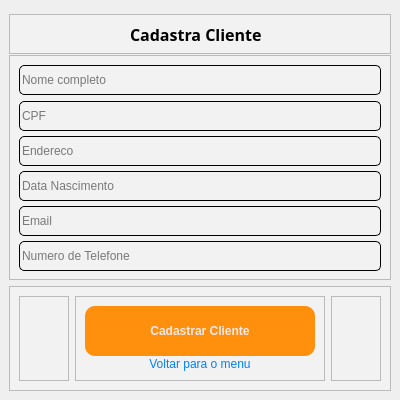
<?xml version="1.0" encoding="UTF-8"?>
<ui version="4.0">
 <class>MainWindow</class>
 <widget class="QMainWindow" name="MainWindow">
  <property name="geometry">
   <rect>
    <x>0</x>
    <y>0</y>
    <width>400</width>
    <height>400</height>
   </rect>
  </property>
  <property name="minimumSize">
   <size>
    <width>400</width>
    <height>400</height>
   </size>
  </property>
  <property name="maximumSize">
   <size>
    <width>400</width>
    <height>400</height>
   </size>
  </property>
  <property name="windowTitle">
   <string>MainWindow</string>
  </property>
  <widget class="QWidget" name="centralwidget">
   <layout class="QVBoxLayout" name="verticalLayout">
    <item>
     <widget class="QFrame" name="login_cabecalho">
      <property name="minimumSize">
       <size>
        <width>0</width>
        <height>40</height>
       </size>
      </property>
      <property name="maximumSize">
       <size>
        <width>16777215</width>
        <height>30</height>
       </size>
      </property>
      <property name="styleSheet">
       <string notr="true">background-color: rgb(242, 242, 243);</string>
      </property>
      <property name="frameShape">
       <enum>QFrame::StyledPanel</enum>
      </property>
      <property name="frameShadow">
       <enum>QFrame::Raised</enum>
      </property>
      <layout class="QHBoxLayout" name="horizontalLayout">
       <item>
        <widget class="QLabel" name="label">
         <property name="minimumSize">
          <size>
           <width>140</width>
           <height>0</height>
          </size>
         </property>
         <property name="maximumSize">
          <size>
           <width>140</width>
           <height>16777215</height>
          </size>
         </property>
         <property name="font">
          <font>
           <family>Noto Sans Georgian</family>
           <pointsize>12</pointsize>
           <weight>75</weight>
           <bold>true</bold>
          </font>
         </property>
         <property name="styleSheet">
          <string notr="true">QLabel{
text-align: center;
}</string>
         </property>
         <property name="text">
          <string>Cadastra Cliente</string>
         </property>
        </widget>
       </item>
      </layout>
     </widget>
    </item>
    <item>
     <widget class="QFrame" name="login_conteudo">
      <property name="maximumSize">
       <size>
        <width>16777215</width>
        <height>600</height>
       </size>
      </property>
      <property name="styleSheet">
       <string notr="true">background-color: rgb(242, 242, 243);</string>
      </property>
      <property name="frameShape">
       <enum>QFrame::StyledPanel</enum>
      </property>
      <property name="frameShadow">
       <enum>QFrame::Raised</enum>
      </property>
      <layout class="QVBoxLayout" name="verticalLayout_3">
       <item>
        <widget class="QLineEdit" name="lineEdit_2">
         <property name="minimumSize">
          <size>
           <width>0</width>
           <height>30</height>
          </size>
         </property>
         <property name="styleSheet">
          <string notr="true">border-width: 1px;
border-color: black;
border-style: solid;
display: inline-block;
border-radius: 5px;</string>
         </property>
         <property name="text">
          <string/>
         </property>
         <property name="placeholderText">
          <string>Nome completo</string>
         </property>
        </widget>
       </item>
       <item>
        <widget class="QLineEdit" name="lineEdit">
         <property name="minimumSize">
          <size>
           <width>0</width>
           <height>30</height>
          </size>
         </property>
         <property name="styleSheet">
          <string notr="true">border-width: 1px;
border-color: black;
border-style: solid;
display: inline-block;
border-radius: 5px;</string>
         </property>
         <property name="placeholderText">
          <string>CPF</string>
         </property>
        </widget>
       </item>
       <item>
        <widget class="QLineEdit" name="lineEdit_4">
         <property name="minimumSize">
          <size>
           <width>0</width>
           <height>30</height>
          </size>
         </property>
         <property name="styleSheet">
          <string notr="true">border-width: 1px;
border-color: black;
border-style: solid;
display: inline-block;
border-radius: 5px;</string>
         </property>
         <property name="placeholderText">
          <string>Endereco</string>
         </property>
        </widget>
       </item>
       <item>
        <widget class="QLineEdit" name="lineEdit_3">
         <property name="minimumSize">
          <size>
           <width>0</width>
           <height>30</height>
          </size>
         </property>
         <property name="styleSheet">
          <string notr="true">border-width: 1px;
border-color: black;
border-style: solid;
display: inline-block;
border-radius: 5px;</string>
         </property>
         <property name="placeholderText">
          <string>Data Nascimento</string>
         </property>
        </widget>
       </item>
       <item>
        <widget class="QLineEdit" name="lineEdit_6">
         <property name="minimumSize">
          <size>
           <width>0</width>
           <height>30</height>
          </size>
         </property>
         <property name="styleSheet">
          <string notr="true">border-width: 1px;
border-color: black;
border-style: solid;
display: inline-block;
border-radius: 5px;</string>
         </property>
         <property name="placeholderText">
          <string>Email</string>
         </property>
        </widget>
       </item>
       <item>
        <widget class="QLineEdit" name="lineEdit_5">
         <property name="minimumSize">
          <size>
           <width>0</width>
           <height>30</height>
          </size>
         </property>
         <property name="styleSheet">
          <string notr="true">border-width: 1px;
border-color: black;
border-style: solid;
display: inline-block;
border-radius: 5px;</string>
         </property>
         <property name="placeholderText">
          <string>Numero de Telefone</string>
         </property>
        </widget>
       </item>
      </layout>
     </widget>
    </item>
    <item>
     <widget class="QFrame" name="login_confirmacao">
      <property name="minimumSize">
       <size>
        <width>0</width>
        <height>105</height>
       </size>
      </property>
      <property name="maximumSize">
       <size>
        <width>16777215</width>
        <height>150</height>
       </size>
      </property>
      <property name="styleSheet">
       <string notr="true">background-color: rgb(242, 242, 243);</string>
      </property>
      <property name="frameShape">
       <enum>QFrame::StyledPanel</enum>
      </property>
      <property name="frameShadow">
       <enum>QFrame::Raised</enum>
      </property>
      <layout class="QHBoxLayout" name="horizontalLayout_3">
       <item>
        <widget class="QFrame" name="frame">
         <property name="frameShape">
          <enum>QFrame::StyledPanel</enum>
         </property>
         <property name="frameShadow">
          <enum>QFrame::Raised</enum>
         </property>
        </widget>
       </item>
       <item>
        <widget class="QFrame" name="frame_2">
         <property name="minimumSize">
          <size>
           <width>250</width>
           <height>0</height>
          </size>
         </property>
         <property name="maximumSize">
          <size>
           <width>230</width>
           <height>16777215</height>
          </size>
         </property>
         <property name="frameShape">
          <enum>QFrame::StyledPanel</enum>
         </property>
         <property name="frameShadow">
          <enum>QFrame::Raised</enum>
         </property>
         <layout class="QVBoxLayout" name="verticalLayout_2">
          <item>
           <widget class="QPushButton" name="pushButton_cadastro_cadastrar">
            <property name="minimumSize">
             <size>
              <width>230</width>
              <height>50</height>
             </size>
            </property>
            <property name="maximumSize">
             <size>
              <width>230</width>
              <height>16777215</height>
             </size>
            </property>
            <property name="font">
             <font>
              <weight>75</weight>
              <bold>true</bold>
             </font>
            </property>
            <property name="cursor">
             <cursorShape>PointingHandCursor</cursorShape>
            </property>
            <property name="styleSheet">
             <string notr="true">QPushButton{
	border-radius: 10px;
	border-image: url(:/Close_Image/cil-x.png);
	background-position: center;
		
	color: rgb(240, 233, 249);
	background-color: rgb(255, 144, 14);
	
}
QPushButton:hover{
	
	
	background-color: rgb(207, 110, 0);
	color: rgb(240, 233, 249);
}
QPushButton:pressed{
	background-color: rgb(35, 35, 35);
	color: rgb(200, 200, 200);
}

</string>
            </property>
            <property name="text">
             <string>Cadastrar Cliente</string>
            </property>
           </widget>
          </item>
          <item>
           <widget class="QPushButton" name="pushButton_cadastro_entrar_login">
            <property name="maximumSize">
             <size>
              <width>300</width>
              <height>16777215</height>
             </size>
            </property>
            <property name="cursor">
             <cursorShape>PointingHandCursor</cursorShape>
            </property>
            <property name="styleSheet">
             <string notr="true">QPushButton{
	border-radius: 5px;
	border-image: url(:/Close_Image/cil-x.png);
	background-position: center;
	
	color: rgb(0,127,255);
}


</string>
            </property>
            <property name="text">
             <string>Voltar para o menu</string>
            </property>
           </widget>
          </item>
         </layout>
        </widget>
       </item>
       <item>
        <widget class="QFrame" name="frame_3">
         <property name="frameShape">
          <enum>QFrame::StyledPanel</enum>
         </property>
         <property name="frameShadow">
          <enum>QFrame::Raised</enum>
         </property>
        </widget>
       </item>
      </layout>
     </widget>
    </item>
   </layout>
  </widget>
 </widget>
 <resources/>
 <connections/>
</ui>
